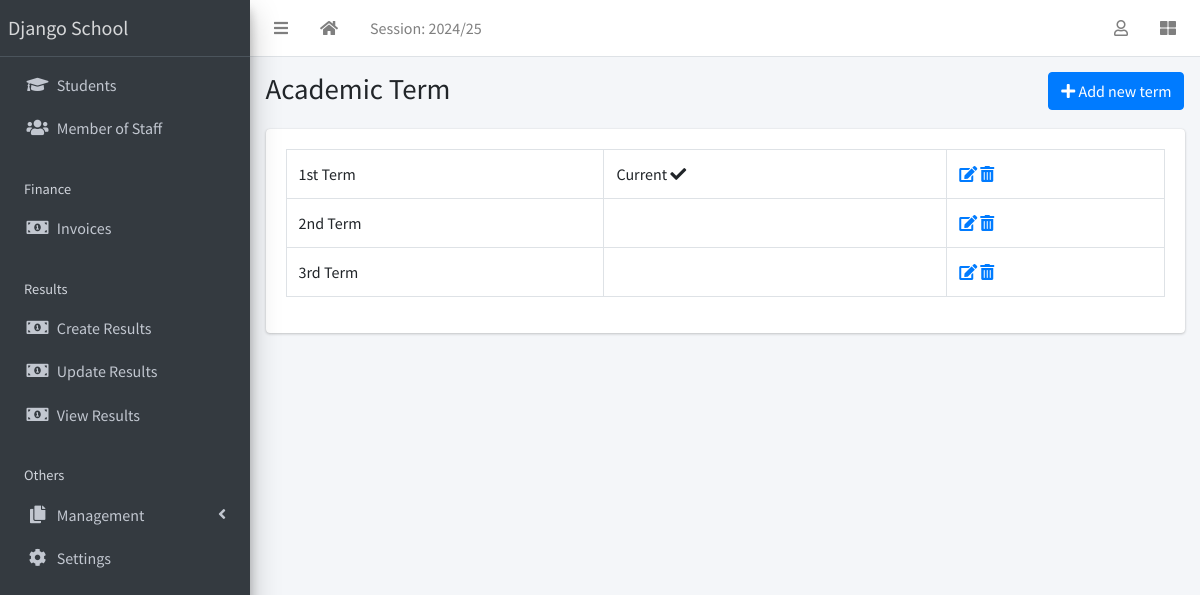
The page /term/list/ (signed in) on the database its author committed.
### apps/corecode/models.py (models this page shows, shortened)
class AcademicSession(models.Model):
    name = models.CharField(max_length=200, unique=True)
    current = models.BooleanField(default=True)
    class Meta:
        ordering = ["-name"]

class SiteConfig(models.Model):
    key = models.SlugField()
    value = models.CharField(max_length=200)

class AcademicTerm(models.Model):
    name = models.CharField(max_length=20, unique=True)
    current = models.BooleanField(default=True)
    class Meta:
        ordering = ["name"]
    def __str__(self):
        return self.name

### apps/corecode/views.py (the view)
# urls.py: path("term/list/", TermListView.as_view(), name="terms"),
class TermListView(LoginRequiredMixin, SuccessMessageMixin, ListView):
    model = AcademicTerm
    template_name = "corecode/term_list.html"
    def get_context_data(self, **kwargs):
        context = super().get_context_data(**kwargs)
        context["form"] = AcademicTermForm()
        return context

### apps/corecode/context_processors.py (called while the page is built)
def site_defaults(request):
    current_session = AcademicSession.objects.get(current=True)
    current_term = AcademicTerm.objects.get(current=True)
    vals = SiteConfig.objects.all()
    contexts = {
        "current_session": current_session.name,
        "current_term": current_term.name,
    }
    for val in vals:
        contexts[val.key] = val.value
    return contexts

### apps/corecode/templates/corecode/term_list.html (shortened to what this page needs)
{% extends 'base.html' %}
{% load widget_tweaks %}
{% block title %}
Academic Term
{% endblock title %}
{% block breadcrumb %}
  <a class="btn btn-primary" href="#" data-toggle="modal" data-target="#modal1">
    <i class="fa fa-plus"></i>
    Add new term
  </a>
{% endblock breadcrumb %}
{% block content %}
  <div class="row">
    <div class="col-sm-12">
        <table class="table table-bordered">
          <tbody>
            {% for object in object_list %}
            <tr>
              <td>{{ object }}</td>
              <td>
                {% if object.current == True %}
                  Current <i class="fa fa-check"></i>
                {% endif %}
              </td>
              <td><a href="{% url 'term-update' object.id %}"><i
                    class="fa fa-edit"></i></a> <a
                  href="{% url 'term-delete' object.id %}"><i
                    class="fa fa-trash-alt"></i></a></td>
            </tr>
            {% endfor %}
          </tbody>
        </table>
    </div>
  </div>
{% endblock content %}

### templates/base.html (shortened to what this page needs)
{% load static %}
<!DOCTYPE html>
<html lang="en">
<head>
  <link rel="stylesheet" href="{% static 'plugins/fontawesome-free/css/all.min.css' %}">
  <link rel="stylesheet" href="{% static 'plugins/toastr/toastr.min.css' %}">
  <link rel="stylesheet"
    href="{% static 'plugins/overlayScrollbars/css/OverlayScrollbars.min.css' %}">
  <link rel="stylesheet" href="{% static 'plugins/Datatables/datatables.min.css' %}" />
  <link rel="stylesheet" href="{% static 'dist/css/adminlte.min.css' %}">
</head>
<body
  class="hold-transition sidebar-mini layout-fixed layout-navbar-fixed layout-footer-fixed">
  <div class="wrapper">
    <nav class="main-header navbar navbar-expand navbar-white navbar-light">
      <ul class="navbar-nav">
        <li class="nav-item">
          <a class="nav-link" data-widget="pushmenu" href="#" role="button"><i
              class="fas fa-bars"></i></a>
        </li>
        <li class="nav-item d-none d-sm-inline-block">
          <a href="{% url 'home' %} " class="nav-link"><i class="fa fa-home"></i></a>
        </li>
        <li class="nav-item d-none d-sm-inline-block">
          <a href="{% url 'current-session' %}" class="nav-link">Session: {{ current_session }}</a>
        </li>
      </ul>
      <ul class="navbar-nav ml-auto">
        <li class="nav-item dropdown">
          <a class="nav-link" data-toggle="dropdown" href="#">
            <i class="far fa-user"></i>
          </a>
        </li>
        <li class="nav-item">
          <a class="nav-link" data-widget="control-sidebar" data-slide="true"
            href="#" role="button"><i class="fas fa-th-large"></i></a>
        </li>
      </ul>
    </nav>
    <aside class="main-sidebar sidebar-dark-primary elevation-4">
      <a href="{% url 'home' %}" class="brand-link">{{ school_name | default:"MySchool" }}</a>
      <div class="sidebar">
        <nav class="mt-2">
          <ul class="nav nav-pills nav-sidebar flex-column"
            data-widget="treeview" role="menu" data-accordion="false">
            <li class="nav-item">
              <a href="{% url 'student-list' %}" class="nav-link">
                <i class="nav-icon fas fa-graduation-cap"></i>
                <p>
                  Students
                </p>
              </a>
            </li>
            <li class="nav-item">
              <a href="{% url 'staff-list' %}" class="nav-link">
                <i class="nav-icon fas fa-users"></i>
                <p>
                  Member of Staff
                </p>
              </a>
            </li>
            <li class="nav-header">Finance</li>
            <li class="nav-item">
              <a href="{% url 'invoice-list' %}" class="nav-link">
                <i class="nav-icon fas fa-money-bill-alt"></i>
                <p>
                  Invoices
                </p>
              </a>
            </li>
            <li class="nav-header">Results</li>
            <li class="nav-item">
              <a href="{% url 'create-result' %}" class="nav-link">
                <i class="nav-icon fas fa-money-bill-alt"></i>
                <p>
                  Create Results
                </p>
              </a>
            </li>
            <li class="nav-item">
              <a href="{% url 'edit-results' %}" class="nav-link">
                <i class="nav-icon fas fa-money-bill-alt"></i>
                <p>
                  Update Results
                </p>
              </a>
            </li>
            <li class="nav-item">
              <a href="{% url 'view-results' %}" class="nav-link">
                <i class="nav-icon fas fa-money-bill-alt"></i>
                <p>
                  View Results
                </p>
              </a>
            </li>
            <li class="nav-header">Others</li>
            <li class="nav-item has-treeview">
              <a href="#" class="nav-link">
                <i class="nav-icon fas fa-copy"></i>
                <p>
                  Management
                  <i class="fas fa-angle-left right"></i>
                </p>
              </a>
            </li>
            <li class="nav-item">
              <a href="{% url 'configs' %}" class="nav-link">
                <i class="nav-icon fas fa-cog"></i>
                <p>
                  Settings
                </p>
              </a>
            </li>
          </ul>
        </nav>
      </div>
    </aside>
    <div class="content-wrapper">
      <section class="content-header">
        <div class="container-fluid">
          <div class="row mb-1">
            <div class="col-sm-8">
              <h1>{% block title %}{% endblock title %}</h1>
            </div>
            <div class="col-sm-4">
              <ol class="breadcrumb float-sm-right">
                <li class="breadcrumb-item">{% block breadcrumb %}{% endblock breadcrumb %}</li>
              </ol>
            </div>
          </div>
        </div>
      </section>
      <section class="content">
        <div class="container-fluid">
          <div class="row">
            <div class="col-md-12">
              {% block fullcard %}
              <div class="card">
                <div class="card-body">
                  <div class="row">
                    <div class="col">
                      {% block content %}
                      {% endblock content %}
                    </div>
                  </div>
                </div>
              </div>
              {% endblock fullcard %}
            </div>
          </div>
        </div>
      </section>
    </div>
  </div>
</body>
</html>

### rows shown on the page
AcademicSession: name "2024/25"
SiteConfig: value "Django School"
AcademicTerm: name "1st Term", current "Current"
AcademicTerm: name "2nd Term"
AcademicTerm: name "3rd Term"
